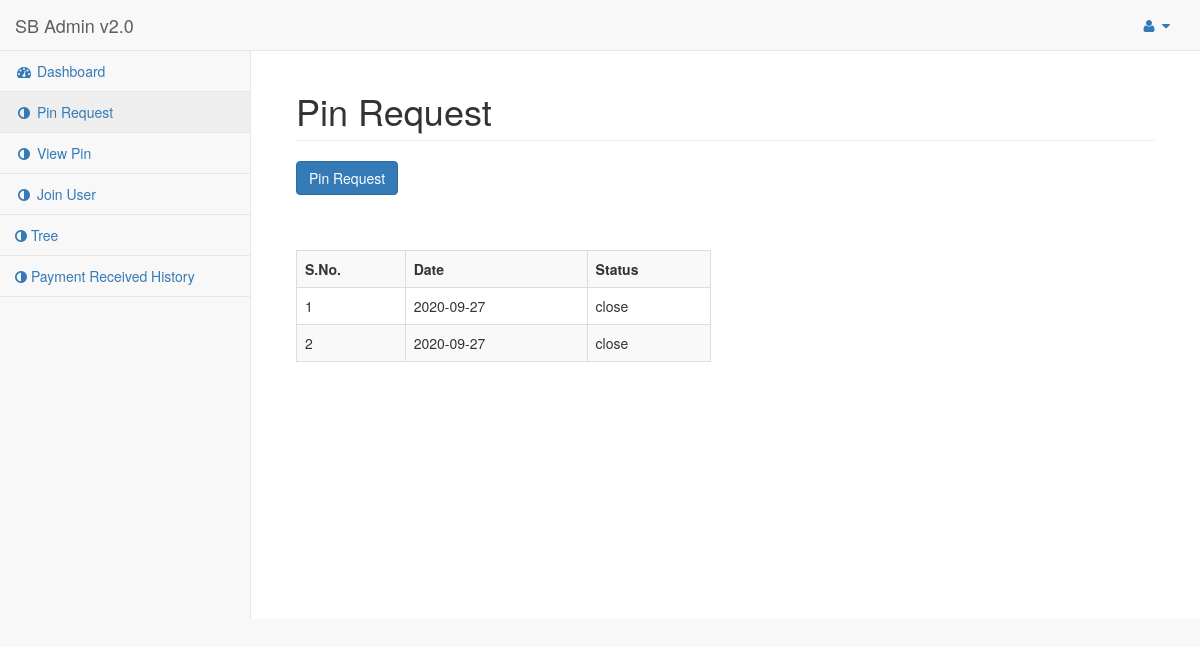
/pin-request.php (signed in), run on the app's committed database.
### tables this page shows
CREATE TABLE `pin_request` (
  `id` int(11) NOT NULL,
  `email` varchar(50) NOT NULL,
  `date` date NOT NULL,
  `status` enum('open','close') NOT NULL DEFAULT 'open'
);

### pin-request.php (the view, shortened to what this page needs)
<?php
require('php-includes/connect.php');
$email = $_SESSION['userid'];
?>
<!DOCTYPE html>
<html lang="en">
<head>
    <link href="vendor/bootstrap/css/bootstrap.min.css" rel="stylesheet">
    <link href="vendor/metisMenu/metisMenu.min.css" rel="stylesheet">
    <link href="dist/css/sb-admin-2.css" rel="stylesheet">
    <link href="vendor/font-awesome/css/font-awesome.min.css" rel="stylesheet" type="text/css">
</head>
<body>
    <div id="wrapper">
        <?php include('php-includes/menu.php'); ?>
        <div id="page-wrapper">
            <div class="container-fluid">
                <div class="row">
                    <div class="col-lg-12">
                        <h1 class="page-header">Pin Request</h1>
                    </div>
                </div>
                <div class="row">
                	<div class="col-lg-4">
                    	<form method="get">
                            <div class="form-group">
                            	<input type="submit" name="pin_request" class="btn btn-primary" value="Pin Request">
                            </div>
                        </form>
                    </div>
                </div>
                <div class="row">
                	<div class="col-lg-6">
                    	<br><br>
                    	<table class="table table-bordered table-striped">
                        	<tr>
                            	<th>S.No.</th>
                                <th>Date</th>
                                <th>Status</th>
                            </tr>
                            <?php
							$i=1;
							$query = mysqli_query($con,"select * from pin_request where email='$email' order by id desc");
							if(mysqli_num_rows($query)>0){
								while($row=mysqli_fetch_array($query)){
									$date = $row['date'];
									$status = $row['status'];
								?>
                                	<tr>
                                    	<td><?php echo $i; ?></td>
                                        <td><?php echo $date; ?></td>
                                        <td><?php echo $status; ?></td>
                                    </tr>
                                <?php
									$i++;
								}
							}
							else{
							?>
                            	<tr>
                                	<td colspan="4">You have no pin request yet.</td>
                                </tr>
                            <?php
							}
							?>
                        </table>
                    </div>
                </div>
            </div>
        </div>
    </div>
</body>
</html>

### data on the page
pin_request: date "2020-09-27", status "close"
pin_request: date "2020-09-27", status "close"
